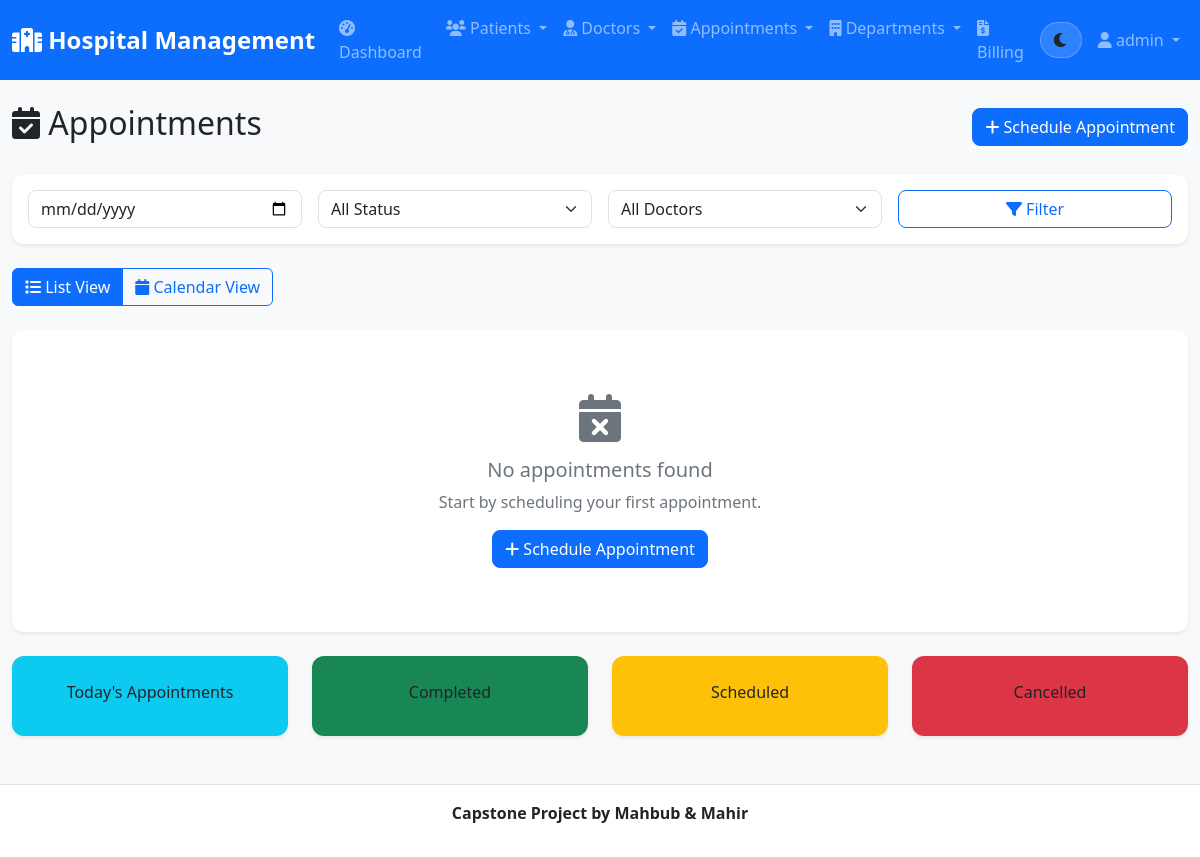
Before: /appointments/ (signed in) with the older database file.
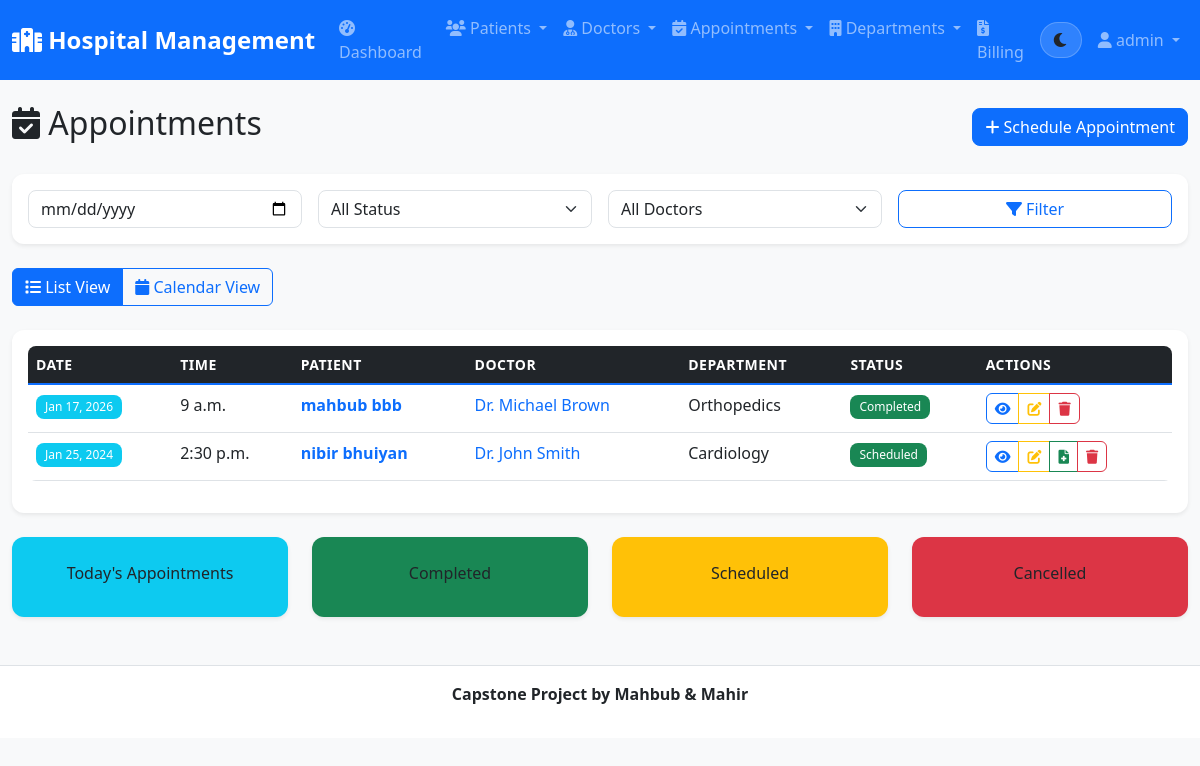
After: the same page with the newer database file.
### hospital_app/models.py (models this page shows, shortened)
class Appointment(models.Model):
    STATUS_CHOICES = [
        ('scheduled', 'Scheduled'),
        ('completed', 'Completed'),
        ('cancelled', 'Cancelled'),
        ('no_show', 'No Show'),
    ]
    patient = models.ForeignKey(Patient, on_delete=models.CASCADE, related_name='appointments')
    doctor = models.ForeignKey(Doctor, on_delete=models.CASCADE, related_name='appointments')
    date = models.DateField()
    time = models.TimeField()
    status = models.CharField(max_length=20, choices=STATUS_CHOICES, default='scheduled')
    symptoms = models.TextField(blank=True)
    notes = models.TextField(blank=True)
    created_at = models.DateTimeField(auto_now_add=True)
    updated_at = models.DateTimeField(auto_now=True)

class Patient(models.Model):
    GENDER_CHOICES = [
        ('M', 'Male'),
        ('F', 'Female'),
        ('O', 'Other'),
    ]
    BLOOD_TYPE_CHOICES = [
        ('A+', 'A+'),
        ('A-', 'A-'),
        ('B+', 'B+'),
        ('B-', 'B-'),
        ('AB+', 'AB+'),
        ('AB-', 'AB-'),
        ('O+', 'O+'),
        ('O-', 'O-'),
    ]
    first_name = models.CharField(max_length=50)
    last_name = models.CharField(max_length=50)
    email = models.EmailField(unique=True)
    phone = models.CharField(max_length=20)
    date_of_birth = models.DateField()
    gender = models.CharField(max_length=1, choices=GENDER_CHOICES)
    blood_type = models.CharField(max_length=3, choices=BLOOD_TYPE_CHOICES)
    address = models.TextField()
    emergency_contact = models.CharField(max_length=100)
    emergency_phone = models.CharField(max_length=20)
    medical_history = models.TextField(blank=True)
    allergies = models.TextField(blank=True)
    created_at = models.DateTimeField(auto_now_add=True)
    updated_at = models.DateTimeField(auto_now=True)
    @property
    def full_name(self):
        return f"{self.first_name} {self.last_name}"

class Doctor(models.Model):
    GENDER_CHOICES = [
        ('M', 'Male'),
        ('F', 'Female'),
        ('O', 'Other'),
    ]
    first_name = models.CharField(max_length=50)
    last_name = models.CharField(max_length=50)
    email = models.EmailField(unique=True)
    phone = models.CharField(max_length=20)
    specialization = models.CharField(max_length=100)
    department = models.ForeignKey(Department, on_delete=models.CASCADE, related_name='doctors')
    license_number = models.CharField(max_length=50, unique=True)
    gender = models.CharField(max_length=1, choices=GENDER_CHOICES)
    qualification = models.CharField(max_length=200)
    experience_years = models.PositiveIntegerField()
    consultation_fee = models.DecimalField(max_digits=10, decimal_places=2)
    available_days = models.CharField(max_length=100, help_text="e.g., Monday, Tuesday, Wednesday")
    available_time = models.CharField(max_length=100, help_text="e.g., 9:00 AM - 5:00 PM")
    created_at = models.DateTimeField(auto_now_add=True)
    updated_at = models.DateTimeField(auto_now=True)
    @property
    def full_name(self):
        return f"Dr. {self.first_name} {self.last_name}"

class Department(models.Model):
    name = models.CharField(max_length=100, unique=True)
    description = models.TextField(blank=True)
    head_of_department = models.ForeignKey('Doctor', on_delete=models.SET_NULL, null=True, blank=True, related_name='headed_departments')
    created_at = models.DateTimeField(auto_now_add=True)

### hospital_app/views.py (the view)
# urls.py: path('appointments/', views.appointment_list, name='appointment_list'),
@login_required
def appointment_list(request):
    appointments = Appointment.objects.select_related('patient', 'doctor').all().order_by('-date', '-time')
    doctors = Doctor.objects.all()
    return render(request, 'hospital/appointment_list.html', {'appointments': appointments, 'doctors': doctors})

### hospital/templates/hospital/appointment_list.html (shortened to what the changed rows need)
{% extends 'base.html' %}
{% block content %}
<div class="d-flex justify-content-between align-items-center mb-4">
    <h2><i class="fas fa-calendar-check"></i> Appointments</h2>
</div>
<div id="listViewContent">
    <div class="card">
        <div class="card-body">
            {% if appointments %}
            <div class="table-responsive">
                <table class="table table-hover">
                    <thead class="table-dark">
                        <tr>
                            <th>Date</th>
                            <th>Time</th>
                            <th>Patient</th>
                            <th>Doctor</th>
                            <th>Department</th>
                            <th>Status</th>
                            <th>Actions</th>
                        </tr>
                    </thead>
                    <tbody>
                        {% for appointment in appointments %}
                        <tr>
                            <td>
                                <span class="badge bg-info">{{ appointment.date|date:"M d, Y" }}</span>
                            </td>
                            <td>{{ appointment.time }}</td>
                            <td>
                                <a href="{% url 'patient_detail' appointment.patient.pk %}" class="text-decoration-none">
                                    <strong>{{ appointment.patient.full_name }}</strong>
                                </a>
                            </td>
                            <td>
                                <a href="{% url 'doctor_detail' appointment.doctor.pk %}" class="text-decoration-none">
                                    {{ appointment.doctor.full_name }}
                                </a>
                            </td>
                            <td>{{ appointment.doctor.department.name }}</td>
                            <td>
                                <span class="badge bg-{{ appointment.status|yesno:'success,warning,danger,secondary' }}">
                                    {{ appointment.get_status_display }}
                                </span>
                            </td>
                            <td>
                                <div class="btn-group" role="group">
                                    <a href="{% url 'appointment_detail' appointment.pk %}" class="btn btn-sm btn-outline-primary" title="View">
                                        <i class="fas fa-eye"></i>
                                    </a>
                                    <a href="{% url 'appointment_update' appointment.pk %}" class="btn btn-sm btn-outline-warning" title="Edit">
                                        <i class="fas fa-edit"></i>
                                    </a>
                                    {% if appointment.status == 'scheduled' %}
                                    <a href="{% url 'medical_record_create' appointment.pk %}" class="btn btn-sm btn-outline-success" title="Add Medical Record">
                                        <i class="fas fa-file-medical"></i>
                                    </a>
                                    {% endif %}
                                    <a href="{% url 'appointment_delete' appointment.pk %}" class="btn btn-sm btn-outline-danger" title="Delete">
                                        <i class="fas fa-trash"></i>
                                    </a>
                                </div>
                            </td>
                        </tr>
                        {% endfor %}
                    </tbody>
                </table>
            </div>
            {% else %}
            <div class="text-center py-5">
                <i class="fas fa-calendar-times fa-3x text-muted mb-3"></i>
                <h5 class="text-muted">No appointments found</h5>
                <p class="text-muted">Start by scheduling your first appointment.</p>
                <a href="{% url 'appointment_create' %}" class="btn btn-primary">
                    <i class="fas fa-plus"></i> Schedule Appointment
                </a>
            </div>
            {% endif %}
        </div>
    </div>
</div>
{% endblock %}

Changed rows visible on the page:
added Appointment: date "Jan 17, 2026", time "9 a.m.", patient.full_name "mahbub bbb", doctor.full_name "Dr. Michael Brown", doctor.department.name "Orthopedics", status "Completed"
added Appointment: date "Jan 25, 2024", time "2:30 p.m.", patient.full_name "nibir bhuiyan", doctor.full_name "Dr. John Smith", doctor.department.name "Cardiology", status "Scheduled"
Other visible differences:
text no longer shown: "No appointments found Start by scheduling your first appointment. Schedule Appointment"
text now shown: "DATE TIME PATIENT DOCTOR DEPARTMENT STATUS ACTIONS"
